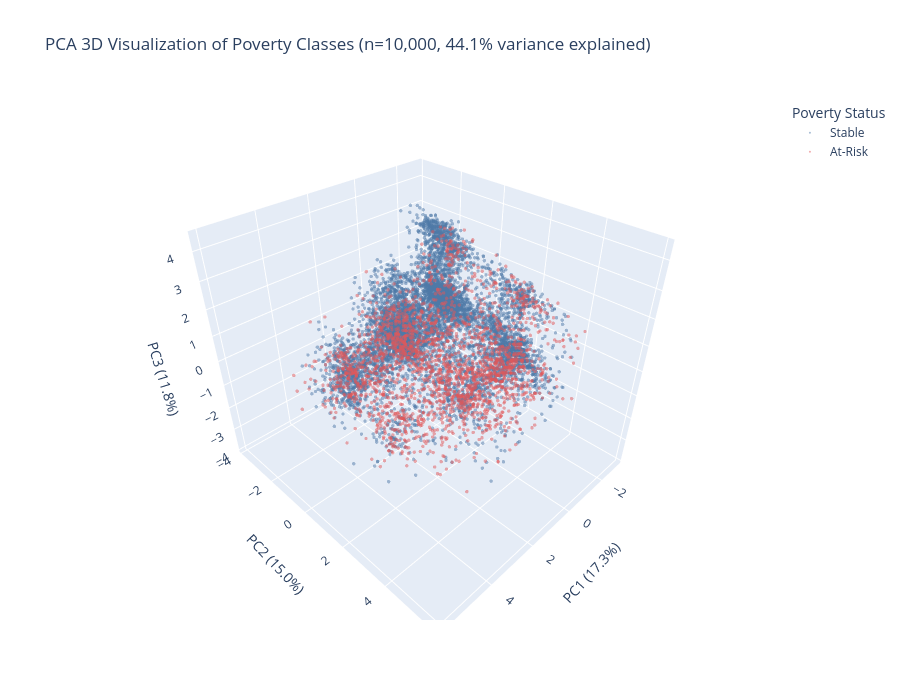

The notebook cell saved with this chart:
### Code cell
# 3D Interactive Scatter Plot with Plotly
fig_3d = px.scatter_3d(
    pca_sample,
    x='PC1', y='PC2', z='PC3',
    color='Poverty_Status',
    color_discrete_map={'Stable': '#4e79a7', 'At-Risk': '#e15759'},
    opacity=0.5,
    title=f'PCA 3D Visualization of Poverty Classes (n={sample_size:,}, {pca.explained_variance_ratio_.sum()*100:.1f}% variance explained)',
    labels={'PC1': f'PC1 ({pca.explained_variance_ratio_[0]*100:.1f}%)',
            'PC2': f'PC2 ({pca.explained_variance_ratio_[1]*100:.1f}%)',
            'PC3': f'PC3 ({pca.explained_variance_ratio_[2]*100:.1f}%)'},
    width=900,
    height=700
)

fig_3d.update_traces(marker=dict(size=2))
fig_3d.update_layout(
    legend_title_text='Poverty Status',
    scene=dict(
        xaxis_title=f'PC1 ({pca.explained_variance_ratio_[0]*100:.1f}%)',
        yaxis_title=f'PC2 ({pca.explained_variance_ratio_[1]*100:.1f}%)',
        zaxis_title=f'PC3 ({pca.explained_variance_ratio_[2]*100:.1f}%)'
    )
)
fig_3d.show()

### Figure 1 — Plotly figure (JSON) as saved in the notebook; plotly's stock layout.template omitted (floating-point values rounded to 4 significant figures; data arrays with more than 128 entries replaced by an {"elided": "..."} marker saying what was removed)
{"data": [{"hovertemplate": "Poverty_Status=Stable<br>PC1 (17.3%)=%{x}<br>PC2 (15.0%)=%{y}<br>PC3 (11.8%)=%{z}<extra></extra>", "legendgroup": "Stable", "marker": {"color": "#4e79a7", "opacity": 0.5, "size": 2, "symbol": "circle"}, "mode": "markers", "name": "Stable", "scene": "scene", "showlegend": true, "type": "scatter3d", "x": {"elided": "7714 float values"}, "y": {"elided": "7714 float values"}, "z": {"elided": "7714 float values"}}, {"hovertemplate": "Poverty_Status=At-Risk<br>PC1 (17.3%)=%{x}<br>PC2 (15.0%)=%{y}<br>PC3 (11.8%)=%{z}<extra></extra>", "legendgroup": "At-Risk", "marker": {"color": "#e15759", "opacity": 0.5, "size": 2, "symbol": "circle"}, "mode": "markers", "name": "At-Risk", "scene": "scene", "showlegend": true, "type": "scatter3d", "x": {"elided": "2286 float values"}, "y": {"elided": "2286 float values"}, "z": {"elided": "2286 float values"}}], "layout": {"height": 700, "legend": {"title": {"text": "Poverty Status"}, "tracegroupgap": 0}, "scene": {"domain": {"x": [0, 1], "y": [0, 1]}, "xaxis": {"title": {"text": "PC1 (17.3%)"}}, "yaxis": {"title": {"text": "PC2 (15.0%)"}}, "zaxis": {"title": {"text": "PC3 (11.8%)"}}}, "title": {"text": "PCA 3D Visualization of Poverty Classes (n=10,000, 44.1% variance explained)"}, "width": 900}}
